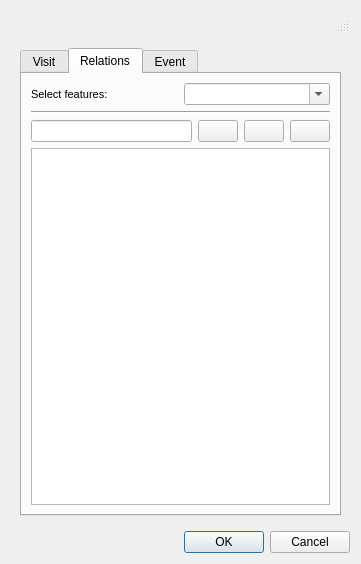
<?xml version="1.0" encoding="UTF-8"?>
<ui version="4.0">
 <class>add_visit</class>
 <widget class="QDialog" name="add_visit">
  <property name="geometry">
   <rect>
    <x>0</x>
    <y>0</y>
    <width>361</width>
    <height>564</height>
   </rect>
  </property>
  <property name="windowTitle">
   <string>Add visit</string>
  </property>
  <layout class="QVBoxLayout" name="verticalLayout_3">
   <item>
    <widget class="QStatusBar" name="statusbar"/>
   </item>
   <item>
    <widget class="QWidget" name="centralwidget" native="true">
     <layout class="QVBoxLayout" name="verticalLayout_2">
      <item>
       <widget class="QTabWidget" name="tab_widget">
        <property name="currentIndex">
         <number>1</number>
        </property>
        <widget class="QWidget" name="VisitTab">
         <attribute name="title">
          <string>Visit</string>
         </attribute>
         <layout class="QVBoxLayout" name="verticalLayout" stretch="0,0,0,0,0,0,0,0,0">
          <item>
           <layout class="QHBoxLayout" name="horizontalLayout" stretch="0,0,1">
            <item>
             <widget class="QLabel" name="label_node_type">
              <property name="font">
               <font>
                <pointsize>8</pointsize>
                <weight>50</weight>
                <bold>false</bold>
               </font>
              </property>
              <property name="frameShape">
               <enum>QFrame::NoFrame</enum>
              </property>
              <property name="frameShadow">
               <enum>QFrame::Plain</enum>
              </property>
              <property name="text">
               <string>Id:</string>
              </property>
              <property name="textFormat">
               <enum>Qt::AutoText</enum>
              </property>
              <property name="scaledContents">
               <bool>false</bool>
              </property>
              <property name="alignment">
               <set>Qt::AlignLeading|Qt::AlignLeft|Qt::AlignVCenter</set>
              </property>
              <property name="margin">
               <number>3</number>
              </property>
             </widget>
            </item>
            <item>
             <spacer name="horizontalSpacer_2">
              <property name="orientation">
               <enum>Qt::Horizontal</enum>
              </property>
              <property name="sizeType">
               <enum>QSizePolicy::Preferred</enum>
              </property>
              <property name="sizeHint" stdset="0">
               <size>
                <width>70</width>
                <height>20</height>
               </size>
              </property>
             </spacer>
            </item>
            <item>
             <widget class="QLineEdit" name="visit_id">
              <property name="enabled">
               <bool>false</bool>
              </property>
              <property name="frame">
               <bool>true</bool>
              </property>
             </widget>
            </item>
           </layout>
          </item>
          <item>
           <layout class="QHBoxLayout" name="horizontalLayout_2" stretch="0,0,1">
            <item>
             <widget class="QLabel" name="label_node_type_3">
              <property name="font">
               <font>
                <pointsize>8</pointsize>
                <weight>50</weight>
                <bold>false</bold>
               </font>
              </property>
              <property name="frameShape">
               <enum>QFrame::NoFrame</enum>
              </property>
              <property name="frameShadow">
               <enum>QFrame::Plain</enum>
              </property>
              <property name="text">
               <string>Start date:* </string>
              </property>
              <property name="textFormat">
               <enum>Qt::AutoText</enum>
              </property>
              <property name="scaledContents">
               <bool>false</bool>
              </property>
              <property name="alignment">
               <set>Qt::AlignLeading|Qt::AlignLeft|Qt::AlignVCenter</set>
              </property>
              <property name="margin">
               <number>3</number>
              </property>
             </widget>
            </item>
            <item>
             <spacer name="horizontalSpacer_3">
              <property name="orientation">
               <enum>Qt::Horizontal</enum>
              </property>
              <property name="sizeType">
               <enum>QSizePolicy::Fixed</enum>
              </property>
              <property name="sizeHint" stdset="0">
               <size>
                <width>22</width>
                <height>20</height>
               </size>
              </property>
             </spacer>
            </item>
            <item>
             <widget class="QDateEdit" name="startdate">
              <property name="enabled">
               <bool>true</bool>
              </property>
              <property name="date">
               <date>
                <year>2016</year>
                <month>1</month>
                <day>1</day>
               </date>
              </property>
              <property name="calendarPopup">
               <bool>true</bool>
              </property>
             </widget>
            </item>
           </layout>
          </item>
          <item>
           <layout class="QHBoxLayout" name="horizontalLayout_3" stretch="0,0,1">
            <item>
             <widget class="QLabel" name="label_node_type_2">
              <property name="font">
               <font>
                <pointsize>8</pointsize>
                <weight>50</weight>
                <bold>false</bold>
               </font>
              </property>
              <property name="frameShape">
               <enum>QFrame::NoFrame</enum>
              </property>
              <property name="frameShadow">
               <enum>QFrame::Plain</enum>
              </property>
              <property name="text">
               <string>End date:*</string>
              </property>
              <property name="textFormat">
               <enum>Qt::AutoText</enum>
              </property>
              <property name="scaledContents">
               <bool>false</bool>
              </property>
              <property name="alignment">
               <set>Qt::AlignLeading|Qt::AlignLeft|Qt::AlignVCenter</set>
              </property>
              <property name="margin">
               <number>3</number>
              </property>
             </widget>
            </item>
            <item>
             <spacer name="horizontalSpacer_4">
              <property name="orientation">
               <enum>Qt::Horizontal</enum>
              </property>
              <property name="sizeType">
               <enum>QSizePolicy::Fixed</enum>
              </property>
              <property name="sizeHint" stdset="0">
               <size>
                <width>30</width>
                <height>20</height>
               </size>
              </property>
             </spacer>
            </item>
            <item>
             <widget class="QDateEdit" name="enddate">
              <property name="enabled">
               <bool>true</bool>
              </property>
              <property name="date">
               <date>
                <year>2016</year>
                <month>1</month>
                <day>1</day>
               </date>
              </property>
              <property name="calendarPopup">
               <bool>true</bool>
              </property>
             </widget>
            </item>
           </layout>
          </item>
          <item>
           <layout class="QHBoxLayout" name="horizontalLayout_4" stretch="0,0,1">
            <item>
             <widget class="QLabel" name="label_node_type_5">
              <property name="font">
               <font>
                <pointsize>8</pointsize>
                <weight>50</weight>
                <bold>false</bold>
               </font>
              </property>
              <property name="frameShape">
               <enum>QFrame::NoFrame</enum>
              </property>
              <property name="frameShadow">
               <enum>QFrame::Plain</enum>
              </property>
              <property name="text">
               <string>User name:</string>
              </property>
              <property name="textFormat">
               <enum>Qt::AutoText</enum>
              </property>
              <property name="scaledContents">
               <bool>false</bool>
              </property>
              <property name="alignment">
               <set>Qt::AlignLeading|Qt::AlignLeft|Qt::AlignVCenter</set>
              </property>
              <property name="margin">
               <number>3</number>
              </property>
             </widget>
            </item>
            <item>
             <spacer name="horizontalSpacer_5">
              <property name="orientation">
               <enum>Qt::Horizontal</enum>
              </property>
              <property name="sizeType">
               <enum>QSizePolicy::Fixed</enum>
              </property>
              <property name="sizeHint" stdset="0">
               <size>
                <width>27</width>
                <height>20</height>
               </size>
              </property>
             </spacer>
            </item>
            <item>
             <widget class="QLineEdit" name="user_name">
              <property name="enabled">
               <bool>false</bool>
              </property>
              <property name="frame">
               <bool>true</bool>
              </property>
             </widget>
            </item>
           </layout>
          </item>
          <item>
           <layout class="QHBoxLayout" name="horizontalLayout_5" stretch="0,0,1">
            <item>
             <widget class="QLabel" name="label_node_type_4">
              <property name="font">
               <font>
                <pointsize>8</pointsize>
                <weight>50</weight>
                <bold>false</bold>
               </font>
              </property>
              <property name="frameShape">
               <enum>QFrame::NoFrame</enum>
              </property>
              <property name="frameShadow">
               <enum>QFrame::Plain</enum>
              </property>
              <property name="text">
               <string>Code:</string>
              </property>
              <property name="textFormat">
               <enum>Qt::AutoText</enum>
              </property>
              <property name="scaledContents">
               <bool>false</bool>
              </property>
              <property name="alignment">
               <set>Qt::AlignLeading|Qt::AlignLeft|Qt::AlignVCenter</set>
              </property>
              <property name="margin">
               <number>3</number>
              </property>
             </widget>
            </item>
            <item>
             <spacer name="horizontalSpacer_6">
              <property name="orientation">
               <enum>Qt::Horizontal</enum>
              </property>
              <property name="sizeType">
               <enum>QSizePolicy::Fixed</enum>
              </property>
              <property name="sizeHint" stdset="0">
               <size>
                <width>54</width>
                <height>20</height>
               </size>
              </property>
             </spacer>
            </item>
            <item>
             <widget class="QLineEdit" name="ext_code">
              <property name="enabled">
               <bool>true</bool>
              </property>
              <property name="frame">
               <bool>true</bool>
              </property>
             </widget>
            </item>
           </layout>
          </item>
          <item>
           <layout class="QHBoxLayout" name="horizontalLayout_6" stretch="0,0,1">
            <item>
             <widget class="QLabel" name="label_flexunion_code_4">
              <property name="font">
               <font>
                <pointsize>8</pointsize>
               </font>
              </property>
              <property name="frameShape">
               <enum>QFrame::NoFrame</enum>
              </property>
              <property name="frameShadow">
               <enum>QFrame::Plain</enum>
              </property>
              <property name="text">
               <string>Visitcat id:*</string>
              </property>
              <property name="textFormat">
               <enum>Qt::AutoText</enum>
              </property>
              <property name="scaledContents">
               <bool>false</bool>
              </property>
              <property name="alignment">
               <set>Qt::AlignLeading|Qt::AlignLeft|Qt::AlignVCenter</set>
              </property>
              <property name="margin">
               <number>3</number>
              </property>
             </widget>
            </item>
            <item>
             <spacer name="horizontalSpacer_7">
              <property name="orientation">
               <enum>Qt::Horizontal</enum>
              </property>
              <property name="sizeType">
               <enum>QSizePolicy::Fixed</enum>
              </property>
              <property name="sizeHint" stdset="0">
               <size>
                <width>27</width>
                <height>20</height>
               </size>
              </property>
             </spacer>
            </item>
            <item>
             <widget class="QComboBox" name="visitcat_id">
              <property name="editable">
               <bool>true</bool>
              </property>
              <property name="sizeAdjustPolicy">
               <enum>QComboBox::AdjustToContents</enum>
              </property>
             </widget>
            </item>
           </layout>
          </item>
          <item>
           <widget class="QLabel" name="label_flexunion_code_5">
            <property name="font">
             <font>
              <pointsize>8</pointsize>
             </font>
            </property>
            <property name="frameShape">
             <enum>QFrame::NoFrame</enum>
            </property>
            <property name="frameShadow">
             <enum>QFrame::Plain</enum>
            </property>
            <property name="text">
             <string>Descript:</string>
            </property>
            <property name="textFormat">
             <enum>Qt::AutoText</enum>
            </property>
            <property name="scaledContents">
             <bool>false</bool>
            </property>
            <property name="alignment">
             <set>Qt::AlignLeading|Qt::AlignLeft|Qt::AlignVCenter</set>
            </property>
            <property name="margin">
             <number>3</number>
            </property>
           </widget>
          </item>
          <item>
           <widget class="QLineEdit" name="descript">
            <property name="sizePolicy">
             <sizepolicy hsizetype="Expanding" vsizetype="Expanding">
              <horstretch>0</horstretch>
              <verstretch>0</verstretch>
             </sizepolicy>
            </property>
           </widget>
          </item>
          <item>
           <widget class="QPushButton" name="btn_add_geom">
            <property name="text">
             <string>Add geom</string>
            </property>
            <property name="icon">
             <iconset>
              <normaloff>../icons/133.png</normaloff>../icons/133.png</iconset>
            </property>
           </widget>
          </item>
         </layout>
        </widget>
        <widget class="QWidget" name="RelationsTab">
         <attribute name="title">
          <string>Relations</string>
         </attribute>
         <layout class="QVBoxLayout" name="verticalLayout_4">
          <item>
           <layout class="QHBoxLayout" name="horizontalLayout_8" stretch="0,0">
            <item>
             <widget class="QLabel" name="label_feature_type">
              <property name="font">
               <font>
                <pointsize>8</pointsize>
               </font>
              </property>
              <property name="frameShape">
               <enum>QFrame::NoFrame</enum>
              </property>
              <property name="frameShadow">
               <enum>QFrame::Plain</enum>
              </property>
              <property name="text">
               <string>Select features:</string>
              </property>
              <property name="textFormat">
               <enum>Qt::AutoText</enum>
              </property>
              <property name="scaledContents">
               <bool>false</bool>
              </property>
              <property name="alignment">
               <set>Qt::AlignLeading|Qt::AlignLeft|Qt::AlignVCenter</set>
              </property>
              <property name="margin">
               <number>3</number>
              </property>
             </widget>
            </item>
            <item>
             <widget class="QComboBox" name="feature_type">
              <property name="editable">
               <bool>true</bool>
              </property>
              <property name="sizeAdjustPolicy">
               <enum>QComboBox::AdjustToContents</enum>
              </property>
             </widget>
            </item>
           </layout>
          </item>
          <item>
           <widget class="Line" name="line_2">
            <property name="orientation">
             <enum>Qt::Horizontal</enum>
            </property>
           </widget>
          </item>
          <item>
           <layout class="QHBoxLayout" name="horizontalLayout_9">
            <item>
             <widget class="QLineEdit" name="feature_id"/>
            </item>
            <item>
             <widget class="QPushButton" name="btn_feature_insert">
              <property name="text">
               <string/>
              </property>
              <property name="icon">
               <iconset>
                <normaloff>../icons/111.png</normaloff>../icons/111.png</iconset>
              </property>
             </widget>
            </item>
            <item>
             <widget class="QPushButton" name="btn_feature_delete">
              <property name="text">
               <string/>
              </property>
              <property name="icon">
               <iconset>
                <normaloff>../icons/112.png</normaloff>../icons/112.png</iconset>
              </property>
             </widget>
            </item>
            <item>
             <widget class="QPushButton" name="btn_feature_snapping">
              <property name="text">
               <string/>
              </property>
              <property name="icon">
               <iconset>
                <normaloff>../icons/137.png</normaloff>../icons/137.png</iconset>
              </property>
             </widget>
            </item>
           </layout>
          </item>
          <item>
           <widget class="QTableView" name="tbl_relation">
            <property name="sortingEnabled">
             <bool>true</bool>
            </property>
           </widget>
          </item>
         </layout>
        </widget>
        <widget class="QWidget" name="EventTab">
         <attribute name="title">
          <string>Event</string>
         </attribute>
         <layout class="QVBoxLayout" name="verticalLayout_5">
          <item>
           <layout class="QHBoxLayout" name="horizontalLayout_10" stretch="0,1">
            <item>
             <widget class="QLabel" name="label_flexunion_code_8">
              <property name="font">
               <font>
                <pointsize>8</pointsize>
               </font>
              </property>
              <property name="frameShape">
               <enum>QFrame::NoFrame</enum>
              </property>
              <property name="frameShadow">
               <enum>QFrame::Plain</enum>
              </property>
              <property name="text">
               <string>Parameter type:*</string>
              </property>
              <property name="textFormat">
               <enum>Qt::AutoText</enum>
              </property>
              <property name="scaledContents">
               <bool>false</bool>
              </property>
              <property name="alignment">
               <set>Qt::AlignLeading|Qt::AlignLeft|Qt::AlignVCenter</set>
              </property>
              <property name="margin">
               <number>3</number>
              </property>
             </widget>
            </item>
            <item>
             <widget class="QComboBox" name="parameter_type_id">
              <property name="editable">
               <bool>true</bool>
              </property>
             </widget>
            </item>
           </layout>
          </item>
          <item>
           <layout class="QHBoxLayout" name="horizontalLayout_11" stretch="0,1">
            <item>
             <widget class="QLabel" name="label_flexunion_code_9">
              <property name="font">
               <font>
                <pointsize>8</pointsize>
               </font>
              </property>
              <property name="frameShape">
               <enum>QFrame::NoFrame</enum>
              </property>
              <property name="frameShadow">
               <enum>QFrame::Plain</enum>
              </property>
              <property name="text">
               <string>Parameter:*          </string>
              </property>
              <property name="textFormat">
               <enum>Qt::AutoText</enum>
              </property>
              <property name="scaledContents">
               <bool>false</bool>
              </property>
              <property name="alignment">
               <set>Qt::AlignLeading|Qt::AlignLeft|Qt::AlignVCenter</set>
              </property>
              <property name="margin">
               <number>3</number>
              </property>
             </widget>
            </item>
            <item>
             <widget class="QComboBox" name="parameter_id">
              <property name="editable">
               <bool>true</bool>
              </property>
             </widget>
            </item>
           </layout>
          </item>
          <item>
           <layout class="QHBoxLayout" name="horizontalLayout_12">
            <item>
             <spacer name="horizontalSpacer_8">
              <property name="orientation">
               <enum>Qt::Horizontal</enum>
              </property>
              <property name="sizeHint" stdset="0">
               <size>
                <width>40</width>
                <height>20</height>
               </size>
              </property>
             </spacer>
            </item>
            <item>
             <widget class="QPushButton" name="btn_event_insert">
              <property name="text">
               <string>Insert event</string>
              </property>
             </widget>
            </item>
           </layout>
          </item>
          <item>
           <widget class="Line" name="line">
            <property name="orientation">
             <enum>Qt::Horizontal</enum>
            </property>
           </widget>
          </item>
          <item>
           <layout class="QHBoxLayout" name="horizontalLayout_13">
            <item>
             <widget class="QPushButton" name="btn_event_update">
              <property name="text">
               <string>Update event</string>
              </property>
             </widget>
            </item>
            <item>
             <widget class="QPushButton" name="btn_event_delete">
              <property name="text">
               <string>Delete event</string>
              </property>
             </widget>
            </item>
           </layout>
          </item>
          <item>
           <widget class="QTableView" name="tbl_event">
            <property name="sortingEnabled">
             <bool>true</bool>
            </property>
           </widget>
          </item>
         </layout>
        </widget>
       </widget>
      </item>
     </layout>
    </widget>
   </item>
   <item>
    <widget class="QDialogButtonBox" name="button_box">
     <property name="standardButtons">
      <set>QDialogButtonBox::Cancel|QDialogButtonBox::Ok</set>
     </property>
    </widget>
   </item>
  </layout>
 </widget>
 <resources/>
 <connections>
  <connection>
   <sender>button_box</sender>
   <signal>accepted()</signal>
   <receiver>add_visit</receiver>
   <slot>accept()</slot>
   <hints>
    <hint type="sourcelabel">
     <x>248</x>
     <y>254</y>
    </hint>
    <hint type="destinationlabel">
     <x>157</x>
     <y>274</y>
    </hint>
   </hints>
  </connection>
  <connection>
   <sender>button_box</sender>
   <signal>rejected()</signal>
   <receiver>add_visit</receiver>
   <slot>reject()</slot>
   <hints>
    <hint type="sourcelabel">
     <x>316</x>
     <y>260</y>
    </hint>
    <hint type="destinationlabel">
     <x>286</x>
     <y>274</y>
    </hint>
   </hints>
  </connection>
 </connections>
</ui>
